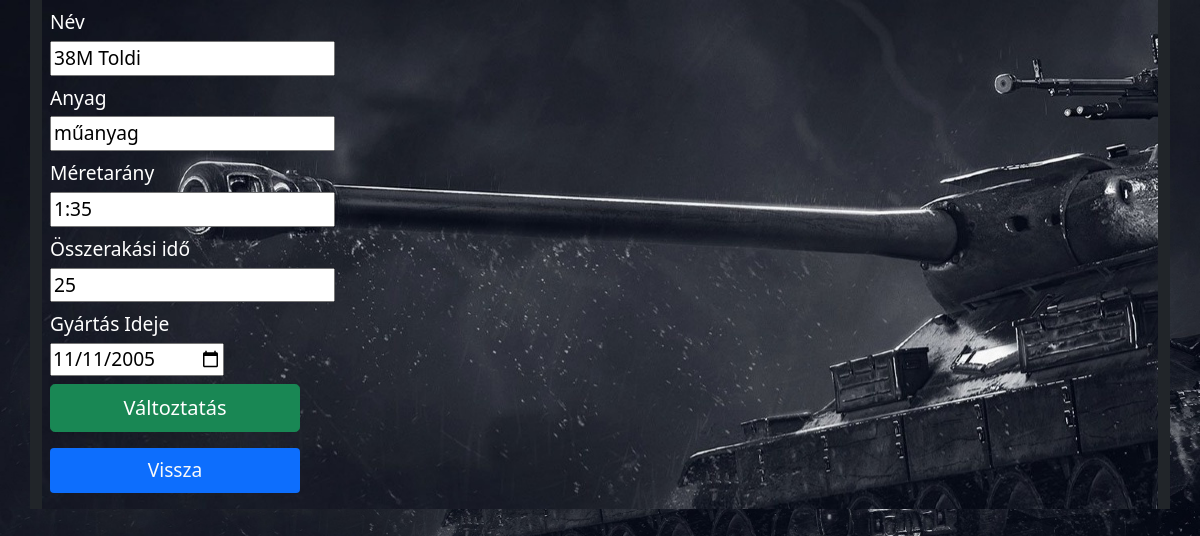
The app's page /editMakett.php?id=2 with its own data.
### tables this page shows
CREATE TABLE `makett` (
  `id` int(11) NOT NULL,
  `nev` varchar(255) NOT NULL,
  `anyag` varchar(255) NOT NULL,
  `meretarany` varchar(255) NOT NULL,
  `osszerakasi_ido` int(11) NOT NULL,
  `gyartas_ideje` date NOT NULL
);

### Makett.php (called while the page is built, shortened)
<?php
    class Makett {
        private $nev;
        private $anyag;
        private $meretarany;
        private $osszerakasi_ido;
        private $gyartas_ideje;
        public function __construct(string $nev, string $anyag, string $meretarany, int $osszerakasi_ido, DateTime $gyartas_ideje)
        {
            $this->nev = $nev;
            $this->anyag = $anyag;
            $this->meretarany = $meretarany;
            $this->osszerakasi_ido = $osszerakasi_ido;
            $this->gyartas_ideje = $gyartas_ideje;
        }
        public function getNev() : string {
            return $this->nev;
        }
        public function getAnyag() : string {
            return $this->anyag;
        }
        public function getMeretarany() : string {
            return $this->meretarany;
        }
        public function getOsszerakasiIdo() : int {
            return $this->osszerakasi_ido;
        }
        public function getGyartasIdeje() : DateTime {
            return $this->gyartas_ideje;
        }
        public static function getById($id) {
            global $db;
            $t = $db->query("SELECT * FROM makett")->fetchAll();
            $eredmeny = [];
            foreach ($t as $elem) {
                if ($elem["id"] === $id) {
                    $makett = new Makett($elem["nev"], $elem["anyag"], $elem["meretarany"], $elem["osszerakasi_ido"], new DateTime($elem["gyartas_ideje"]));
                    $makett->id = $elem["id"];
                    $eredmeny[] = $makett;
                }
            }
            return $eredmeny;
        }
    }
?>

### editMakett.php (the view, shortened to what this page needs)
<?php
    require_once "db.php";
    require_once "Makett.php";
    $makettId = $_GET["id"] ?? null;
    $makett = Makett::getById($makettId);
    $gomb = $_POST["gomb"] ?? false;
?><!DOCTYPE html>
<html lang="hu">
    <head>
        <link href="https://cdn.jsdelivr.net/npm/bootstrap@5.1.3/dist/css/bootstrap.min.css" rel="stylesheet">
        <link rel="stylesheet" type="text/css" media="screen" href="main.css">
    </head>
    <body>
        <div class="container bg-dark">
            <div class="p-2 kep_hatter">
                <form method="POST" onsubmit="return validacio()">
                    <?php foreach ($makett as $adatok) { ?>
                        <div class="mb-2">
                            <label class="pb-1" for="nev">Név</label><br /><input type="text" name="nev" value="<?php if (!$gomb) echo trim(htmlspecialchars($adatok->getNev(), ENT_QUOTES)); ?>" id="nev">
                        </div>
                        <div class="mb-2">
                            <label class="pb-1" for="anyag">Anyag</label><br /><input type="text" name="anyag" value="<?php if (!$gomb) echo trim(htmlspecialchars($adatok->getAnyag(), ENT_QUOTES)); ?>" id="anyag">
                        </div>
                        <div class="mb-2">
                            <label class="pb-1" for="meretarany">Méretarány</label><br /><input type="text" name="meretarany" value="<?php if (!$gomb) echo trim(htmlspecialchars($adatok->getMeretarany(), ENT_QUOTES)); ?>" id="meretarany">
                        </div>
                        <div class="mb-2">
                            <label class="pb-1" for="osszerakasi_ido">Összerakási idő</label><br /><input type="number" name="osszerakasi_ido" value="<?php if (!$gomb) echo trim(htmlspecialchars($adatok->getOsszerakasiIdo(), ENT_QUOTES)); ?>" id="osszerakasi_ido">
                        </div>
                        <div class="mb-2">
                            <label class="pb-1" for="gyartas_ideje">Gyártás Ideje</label><br /><input type="date" name="gyartas_ideje" value="<?php if (!$gomb) echo trim(htmlspecialchars($adatok->getGyartasIdeje()->format("Y-m-d"), ENT_QUOTES)); ?>" id="gyartas_ideje">
                        </div>
                        <div class="mb-1" style="width: 250px;">
                            <input type="submit" class="btn btn-success btn-lg mb-2 w-100" value="Változtatás" name="gomb">
                        </div>
                    <?php } ?>
                </form>
                <div class="p-2 my-2 text-center bg-primary rounded" style="transform: rotate(0); width: 250px">
                    <a class="text-decoration-none text-light stretched-link" href="index.php">Vissza</a>
                </div>
            </div>
        </div>
    </body>
</html>

### main.css (style rules this page uses)
body { background-image: url("hatter.jpg"); background-repeat: no-repeat; background-attachment: fixed; background-size: cover; font-size: larger; width: 100%; margin: auto; color: white; }
.kep_hatter { background-image: url("kep.jpg"); background-color: transparent; }

### records on screen
makett: nev "38M Toldi", anyag "műanyag", meretarany "1:35", osszerakasi_ido "25", gyartas_ideje "11/11/2005"
